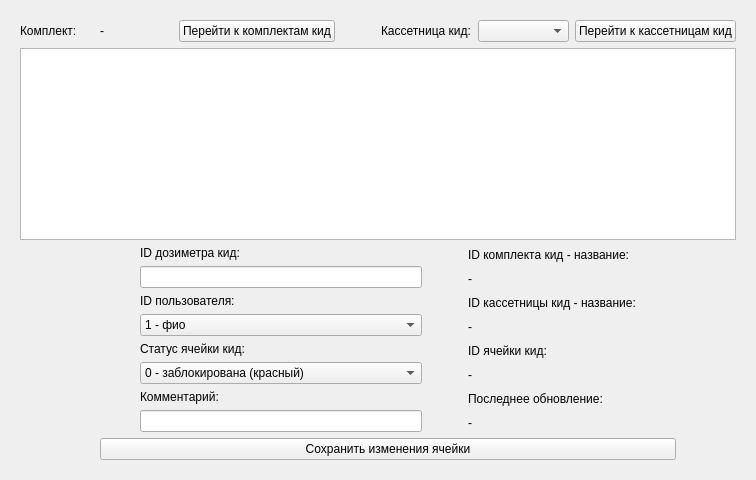
                <widget class="QWidget" name="tab_52">
                 <attribute name="title">
                  <string>Ячейки</string>
                 </attribute>
                 <layout class="QGridLayout" name="gridLayout_48">
                  <item row="0" column="0" colspan="2">
                   <widget class="QFrame" name="frame_6">
                    <layout class="QVBoxLayout" name="verticalLayout_16">
                     <item>
                      <layout class="QHBoxLayout" name="horizontalLayout_41">
                       <item>
                        <layout class="QHBoxLayout" name="horizontalLayout_48">
                         <item>
                          <widget class="QLabel" name="label_123">
                           <property name="text">
                            <string>Комплект:</string>
                           </property>
                          </widget>
                         </item>
                         <item>
                          <widget class="QLabel" name="label_aboutSet_kid">
                           <property name="text">
                            <string>-</string>
                           </property>
                          </widget>
                         </item>
                         <item>
                          <widget class="QPushButton" name="pushButton_onSet_2">
                           <property name="text">
                            <string>Перейти к комплектам кид</string>
                           </property>
                          </widget>
                         </item>
                         <item>
                          <spacer name="horizontalSpacer_2">
                           <property name="orientation">
                            <enum>Qt::Vertical</enum>
                           </property>
                           <property name="sizeType">
                            <enum>QSizePolicy::Fixed</enum>
                           </property>
                           <property name="sizeHint" stdset="0">
                            <size>
                             <width>40</width>
                             <height>20</height>
                            </size>
                           </property>
                          </spacer>
                         </item>
                        </layout>
                       </item>
                       <item>
                        <layout class="QHBoxLayout" name="horizontalLayout_49">
                         <item>
                          <widget class="QLabel" name="label_72">
                           <property name="text">
                            <string>Кассетница кид:</string>
                           </property>
                          </widget>
                         </item>
                         <item>
                          <widget class="QComboBox" name="comboBox_listOfKas_kid">
                           <property name="maximumSize">
                            <size>
                             <width>350</width>
                             <height>16777215</height>
                            </size>
                           </property>
                          </widget>
                         </item>
                         <item>
                          <widget class="QPushButton" name="pushButton_onKas_kid">
                           <property name="text">
                            <string>Перейти к кассетницам кид</string>
                           </property>
                          </widget>
                         </item>
                        </layout>
                       </item>
                      </layout>
                     </item>
                     <item>
                      <widget class="QTableView" name="tableView_mesh_kid">
                       <property name="minimumSize">
                        <size>
                         <width>0</width>
                         <height>150</height>
                        </size>
                       </property>
                       <property name="maximumSize">
                        <size>
                         <width>16777215</width>
                         <height>300</height>
                        </size>
                       </property>
                      </widget>
                     </item>
                     <item>
                      <layout class="QHBoxLayout" name="horizontalLayout_50">
                       <item>
                        <spacer name="horizontalSpacer_102">
                         <property name="orientation">
                          <enum>Qt::Vertical</enum>
                         </property>
                         <property name="sizeHint" stdset="0">
                          <size>
                           <width>40</width>
                           <height>20</height>
                          </size>
                         </property>
                        </spacer>
                       </item>
                       <item>
                        <spacer name="horizontalSpacer_103">
                         <property name="orientation">
                          <enum>Qt::Vertical</enum>
                         </property>
                         <property name="sizeHint" stdset="0">
                          <size>
                           <width>40</width>
                           <height>20</height>
                          </size>
                         </property>
                        </spacer>
                       </item>
                       <item>
                        <layout class="QVBoxLayout" name="areaSetOne__kid">
                         <item>
                          <layout class="QHBoxLayout" name="horizontalLayout_51"/>
                         </item>
                         <item>
                          <layout class="QHBoxLayout" name="horizontalLayout_52">
                           <item>
                            <spacer name="horizontalSpacer_104">
                             <property name="orientation">
                              <enum>Qt::Vertical</enum>
                             </property>
                             <property name="sizeHint" stdset="0">
                              <size>
                               <width>40</width>
                               <height>20</height>
                              </size>
                             </property>
                            </spacer>
                           </item>
                           <item>
                            <layout class="QVBoxLayout" name="verticalLayout_24">
                             <item>
                              <widget class="QLabel" name="label_124">
                               <property name="text">
                                <string>ID дозиметра кид: </string>
                               </property>
                              </widget>
                             </item>
                             <item>
                              <widget class="QLineEdit" name="lineEdit_MeshDoz_kid"/>
                             </item>
                             <item>
                              <widget class="QLabel" name="label_125">
                               <property name="text">
                                <string>ID пользователя: </string>
                               </property>
                              </widget>
                             </item>
                             <item>
                              <widget class="QComboBox" name="comboBox_MeshUser_kid">
                               <item>
                                <property name="text">
                                 <string>1 - фио</string>
                                </property>
                               </item>
                               <item>
                                <property name="text">
                                 <string>2 - фио</string>
                                </property>
                               </item>
                               <item>
                                <property name="text">
                                 <string>3 - фио</string>
                                </property>
                               </item>
                              </widget>
                             </item>
                             <item>
                              <widget class="QLabel" name="label_144">
                               <property name="text">
                                <string>Статус ячейки кид: </string>
                               </property>
                              </widget>
                             </item>
                             <item>
                              <widget class="QComboBox" name="comboBox_MeshStatus_kid">
                               <item>
                                <property name="text">
                                 <string>0 - заблокирована (красный)</string>
                                </property>
                               </item>
                               <item>
                                <property name="text">
                                 <string>1 - с дозиметром (зеленая)</string>
                                </property>
                               </item>
                               <item>
                                <property name="text">
                                 <string>2 - пустая (белая)</string>
                                </property>
                               </item>
                               <item>
                                <property name="text">
                                 <string>3 - не корректно датчик присутствия (серая)</string>
                                </property>
                               </item>
                               <item>
                                <property name="text">
                                 <string>4 - сломана (красная)</string>
                                </property>
                               </item>
                               <item>
                                <property name="text">
                                 <string>5 - открыта (синяя)</string>
                                </property>
                               </item>
                               <item>
                                <property name="text">
                                 <string>6 - другое (желтая)</string>
                                </property>
                               </item>
                              </widget>
                             </item>
                             <item>
                              <widget class="QLabel" name="label_145">
                               <property name="text">
                                <string>Комментарий:</string>
                               </property>
                              </widget>
                             </item>
                             <item>
                              <widget class="QLineEdit" name="line_MeshNote_kid"/>
                             </item>
                            </layout>
                           </item>
                           <item>
                            <spacer name="horizontalSpacer_105">
                             <property name="orientation">
                              <enum>Qt::Vertical</enum>
                             </property>
                             <property name="sizeHint" stdset="0">
                              <size>
                               <width>40</width>
                               <height>20</height>
                              </size>
                             </property>
                            </spacer>
                           </item>
                           <item>
                            <layout class="QVBoxLayout" name="verticalLayout_27">
                             <item>
                              <widget class="QLabel" name="label_146">
                               <property name="text">
                                <string>ID комплекта кид - название:</string>
                               </property>
                              </widget>
                             </item>
                             <item>
                              <widget class="QLabel" name="label_id_set_kid">
                               <property name="text">
                                <string>-</string>
                               </property>
                              </widget>
                             </item>
                             <item>
                              <widget class="QLabel" name="label_150">
                               <property name="text">
                                <string>ID кассетницы кид - название:</string>
                               </property>
                              </widget>
                             </item>
                             <item>
                              <widget class="QLabel" name="label_id_kas_kid">
                               <property name="text">
                                <string>-</string>
                               </property>
                              </widget>
                             </item>
                             <item>
                              <widget class="QLabel" name="label_151">
                               <property name="text">
                                <string>ID ячейки кид:</string>
                               </property>
                              </widget>
                             </item>
                             <item>
                              <widget class="QLabel" name="label_id_mesh_kid">
                               <property name="text">
                                <string>-</string>
                               </property>
                              </widget>
                             </item>
                             <item>
                              <widget class="QLabel" name="label_152">
                               <property name="text">
                                <string>Последнее обновление:</string>
                               </property>
                              </widget>
                             </item>
                             <item>
                              <layout class="QHBoxLayout" name="horizontalLayout_53">
                               <item>
                                <widget class="QLabel" name="label_MeshUpdate_kid">
                                 <property name="text">
                                  <string>-</string>
                                 </property>
                                </widget>
                               </item>
                              </layout>
                             </item>
                            </layout>
                           </item>
                           <item>
                            <spacer name="horizontalSpacer_110">
                             <property name="orientation">
                              <enum>Qt::Vertical</enum>
                             </property>
                             <property name="sizeHint" stdset="0">
                              <size>
                               <width>40</width>
                               <height>20</height>
                              </size>
                             </property>
                            </spacer>
                           </item>
                          </layout>
                         </item>
                         <item>
                          <layout class="QGridLayout" name="gridLayout_mesh_kid">
                           <item row="0" column="0">
                            <widget class="QPushButton" name="btnMeshChange_kid">
                             <property name="text">
                              <string>Сохранить изменения ячейки</string>
                             </property>
                            </widget>
                           </item>
                          </layout>
                         </item>
                        </layout>
                       </item>
                       <item>
                        <spacer name="verticalSpacer_10">
                         <property name="orientation">
                          <enum>Qt::Vertical</enum>
                         </property>
                         <property name="sizeHint" stdset="0">
                          <size>
                           <width>20</width>
                           <height>40</height>
                          </size>
                         </property>
                        </spacer>
                       </item>
                       <item>
                        <spacer name="horizontalSpacer_111">
                         <property name="orientation">
                          <enum>Qt::Vertical</enum>
                         </property>
                         <property name="sizeHint" stdset="0">
                          <size>
                           <width>40</width>
                           <height>20</height>
                          </size>
                         </property>
                        </spacer>
                       </item>
                      </layout>
                     </item>
                    </layout>
                   </widget>
                  </item>
                 </layout>
                </widget>
